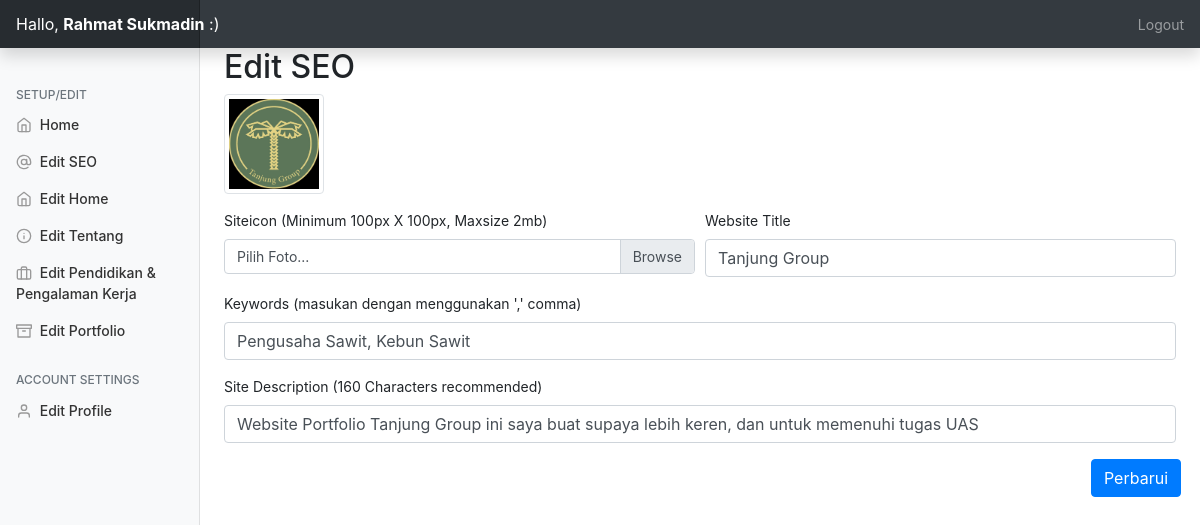
The page /admin/?editseo=true (signed in) on the database its author committed.
### tables this page shows
CREATE TABLE `personal_setup` (
  `id` int(11) NOT NULL,
  `profilepic` varchar(250) NOT NULL,
  `name` varchar(250) NOT NULL,
  `twitter` varchar(200) NOT NULL,
  `facebook` varchar(200) NOT NULL,
  `instagram` varchar(200) NOT NULL,
  `skype` varchar(200) NOT NULL,
  `linkedin` varchar(200) NOT NULL,
  `github` varchar(200) NOT NULL,
  `homewallpaper` varchar(200) NOT NULL,
  `professions` varchar(200) NOT NULL,
  `location` text NOT NULL,
  `mobile` varchar(200) NOT NULL,
  `emailid` varchar(200) NOT NULL
);

CREATE TABLE `basic_setup` (
  `id` int(11) NOT NULL,
  `title` varchar(250) NOT NULL,
  `description` text NOT NULL,
  `keyword` text NOT NULL,
  `icon` varchar(250) NOT NULL
);

### admin/php/seo.php (the view, shortened to what this page needs)
<h2>Edit SEO</h2>
         <form method="post" action="php/useo.php" enctype="multipart/form-data">
  <div class="form-row">
  <div class="form-group col-md-12">
<img src="../assets/img/<?=$data['icon']?>" class="img-thumbnail ooo">
  </div>
  <div class="form-group col-md-6">
  <label>Siteicon (Minimum 100px X 100px, Maxsize 2mb)</label>
  <div class="custom-file">
    <label class="custom-file-label" for="projectpic">Pilih Foto...</label>
  </div></div>
   <div class="form-group col-md-6 mt-auto">
      <label for="name">Website Title</label>
      <input type="name" name="title" value="<?=$data['title']?>" class="form-control" id="name" placeholder="Masukan Website Title">
    </div>
    <div class="form-group col-md-12">
      <label for="email">Keywords (masukan dengan menggunakan ',' comma)</label>
      <input type="text" name="keywords" value="<?=$data['keyword']?>" class="form-control" id="email" placeholder="web developer,php developer,graphic designer,freelancer">
    </div>
    <div class="form-group col-md-12">
      <label for="email">Site Description (160 Characters recommended)</label>
      <input type="text" value="<?=$data['description']?>" name="description" class="form-control" id="email" placeholder="Website Portfolio">
    </div>
    <div class="form-group ml-auto">
        <input type="submit" name="seo" class="btn btn-primary" value="Perbarui">
    </div>
</form>

### admin/css/dashboard.css (style rules this page uses)
body { font-size: .875rem; }

### admin/index.php (style rules this page uses)
.ooo { height: 100px; }

### rows shown on the page
personal_setup: basic_setup.icon (picture), title "Tanjung Group", keywords "Pengusaha Sawit, Kebun Sawit", description "Website Portfolio Tanjung Group ini saya buat supaya lebih keren, dan untuk memenuhi tugas UAS"

### other values the page prints
$_SESSION['username'] "Rahmat Sukmadin"
